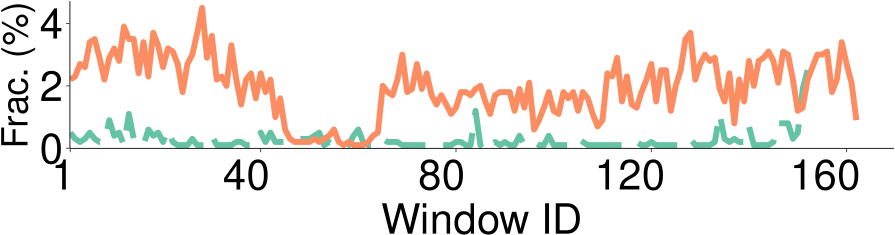

Recreate this plot in R.
library(grid)
library(ggplot2)
library(extrafont)
require("RColorBrewer")
require(scales)
font_import()
loadfonts()

mywidth=9
myheight=2.5
my_value=c(1,10)
my_line=c("longdash","solid")

if(T){
    args <- commandArgs(trailingOnly = TRUE)
    x1 <- read.table("prefixDistribution-1000-Linux-all.data",header=TRUE)
    cairo_pdf(file="prefixDistribution-1000-Linux-all.pdf", width=mywidth, height=myheight)
    x1$type <- factor(x1$type, levels=c("Raw","Mixed"), labels=c("Raw","Mixed"))
    ggplot(data=x1, aes(x=ID,y=ratio,shape=type,linetype=type, colour=type)) +
    geom_line(size=2) + 
    # geom_point(size=0.5, stroke=1.2, fill="white") +
    scale_shape_manual(values=c(my_value)) +
    scale_colour_brewer(palette = "Set2") + 
    scale_linetype_manual(values=c(my_line)) +
    coord_cartesian(ylim=c(0.0021, 0.045), xlim=c(8.6, 162)) +
    scale_x_continuous(breaks=c(1,40,80,120,160)) +
    scale_y_continuous(breaks=seq(0, 0.04, 0.02), labels=format(seq(0, 4, 2), scientific=FALSE)) +
    ylab("Frac. (%)") +
    xlab("Window ID") +
    theme_bw() +
    theme(
        panel.grid.major=element_blank(), panel.grid.minor=element_blank(),
	    panel.background=element_blank(), 
	    # panel.border=element_rect(size=0.5),
	    panel.border = element_blank(),
	    axis.line=element_line(colour="black", size=0.3),
	    axis.ticks=element_line(size=0.3),
        axis.text.x=element_text(margin=margin(5,0,0,0), angle=0, hjust=0.8, colour="black", size=30),
        axis.title.y=element_text(size=26,  hjust=0.5),
        axis.text.y=element_text(margin=margin(0, 2, 0, 0),colour="black",size=30),
        axis.title.x=element_text(size=30),
        legend.title = element_blank(),
        legend.key.size=unit(0.3, "cm"),
        legend.text=element_text(size=20),
        # legend.position=c(0.3,0.82),
        legend.position="none",
        legend.direction="vertical",
        legend.margin = margin(t = 0, unit='cm'),
        plot.margin=unit(c(0.1,0.1,0.1,0.1), "cm")
    )
}
